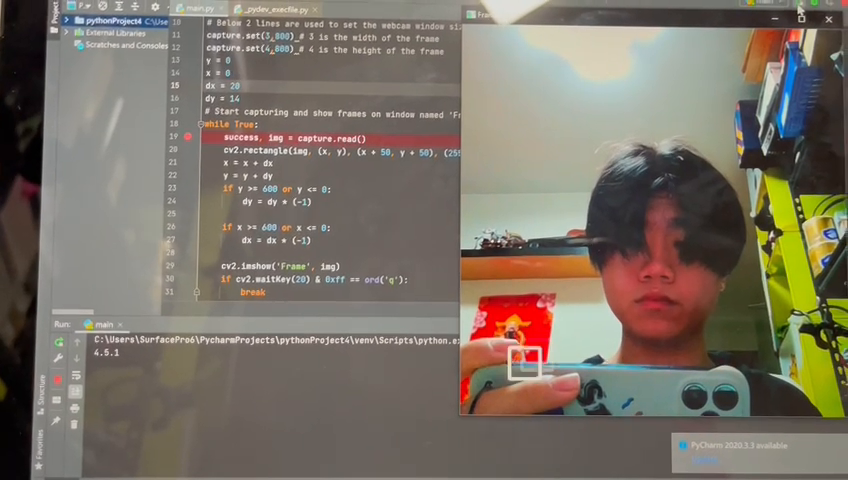
#> input picture frame 18 of q2_video.mp4, 848 x 480 px, given in place of guitar.mp4, which was not available
$ python OpenCV-11-Haar-face-video.py
#> lines starting #> are read from the running program, lines starting #| are printed output that depends on the picture; after the words box and inside, x2 and y2 are one past the last pixel; in counts of white or black regions, pixels touching at a corner belong together; pictures that were not available may be replaced by others from this repository, and a replacement may not be noted
# Save this file to your Github as OpenCV-11-Haar-face-video.py
import cv2
import numpy as np
print(cv2.__version__)

faceCascade = cv2.CascadeClassifier('Resources/haarcascade_frontalface_default.xml')

capture = cv2.VideoCapture('Resources/guitar.mp4')
# capture = cv2.VideoCapture(0)
capture.set(3,640)
capture.set(4,480)

while True:
    success, img = capture.read()
#> img is the input picture: shape (480, 848, 3); mean B, G, R 102, 113.8, 122.4
    imgGray = cv2.cvtColor(img, cv2.COLOR_BGR2GRAY)
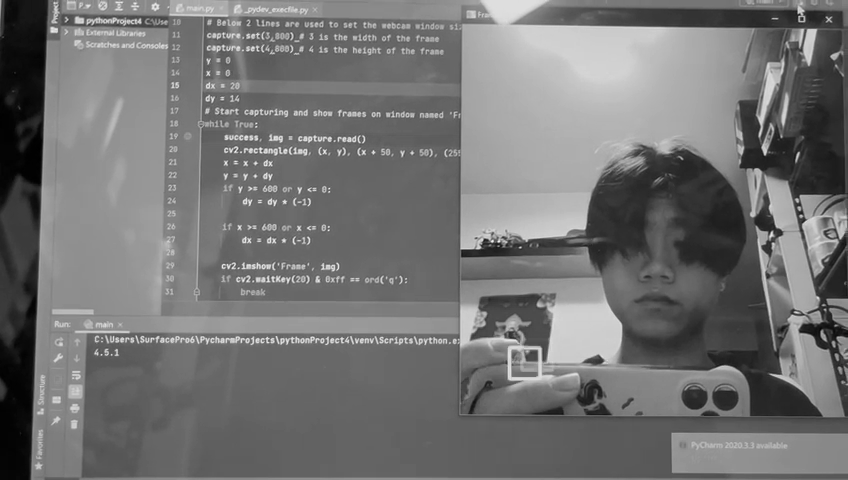
#> imgGray: shape (480, 848); min 0, max 248, mean 115.1
    faces = faceCascade.detectMultiScale(imgGray, 1.1, 3)
#> faces = [[585, 196, 149, 149]]
    for (x, y, w, h) in faces:
        cv2.rectangle(img, (x, y), (x + w, y + h), (255, 0, 0), 2)
#> this loop made 1 pass
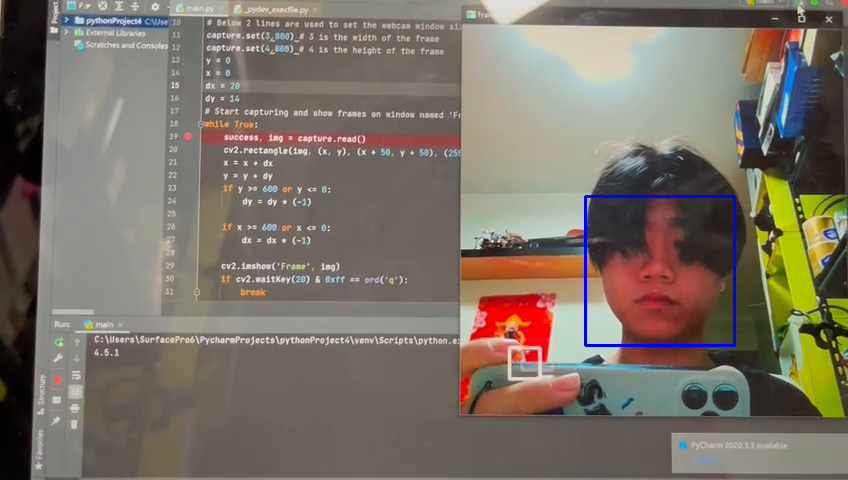
#> img: shape (480, 848, 3); 0.44% of pixels changed, all inside (x1, y1, x2, y2) = (584, 195, 736, 347)

    cv2.imshow('Frame', img)
    #cv2.moveWindow('Frame', 100,20)
    if cv2.waitKey(1) == ord('q'):
#> (key q is pressed here)
        break

capture.release()
cv2.destroyAllWindows()

$ run again, starting later in the video
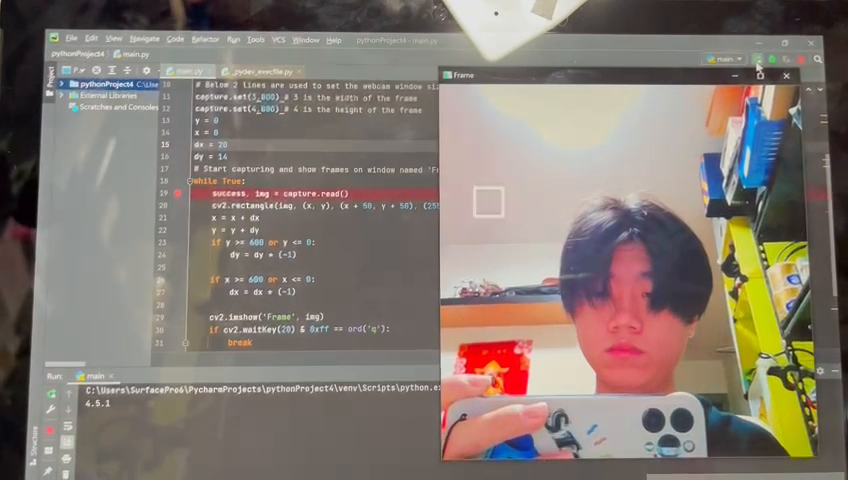
#> input picture frame 81 of q2_video.mp4, 848 x 480 px, given in place of guitar.mp4, which was not available
#> img is the input picture: shape (480, 848, 3); mean B, G, R 113.7, 121.6, 132.5
#> `imgGray = cv2.cvtColor(img, cv2.COLOR_BGR2GRAY)`:
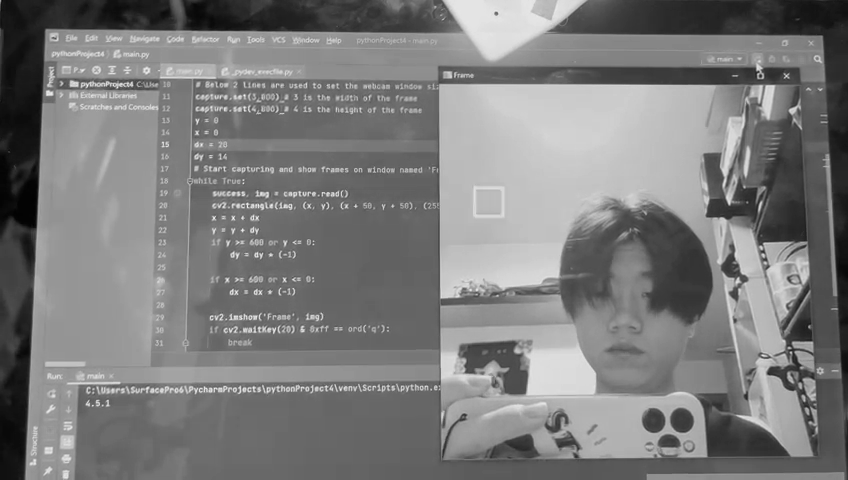
#> imgGray: shape (480, 848); min 1, max 249, mean 124
#> faces = [[626, 387, 84, 84], [562, 255, 127, 127]]
#> the loop `for (x, y, w, h) in faces:` made 2 passes
#> after the loop `for (x, y, w, h) in faces:`:
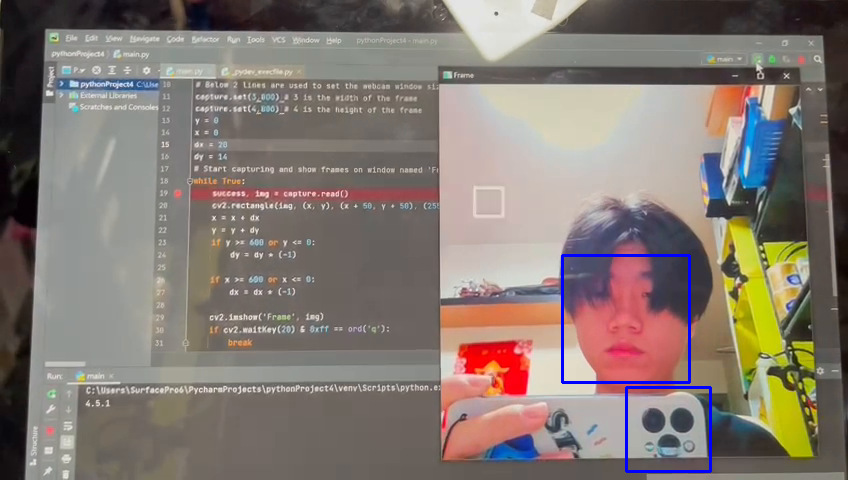
#> img: shape (480, 848, 3); 0.62% of pixels changed, all inside (x1, y1, x2, y2) = (561, 254, 712, 473)

$ run again, starting later in the video
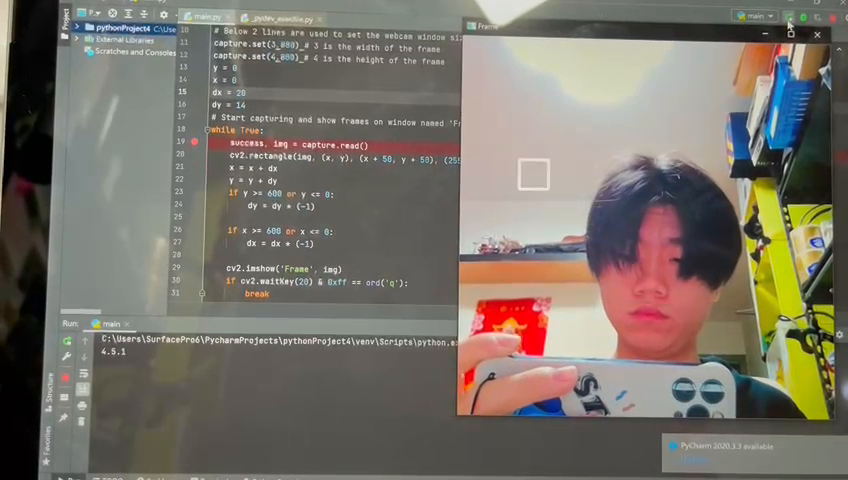
#> input picture frame 144 of q2_video.mp4, 848 x 480 px, given in place of guitar.mp4, which was not available
#> img is the input picture: shape (480, 848, 3); mean B, G, R 104.5, 114.1, 120.7
#> `imgGray = cv2.cvtColor(img, cv2.COLOR_BGR2GRAY)`:
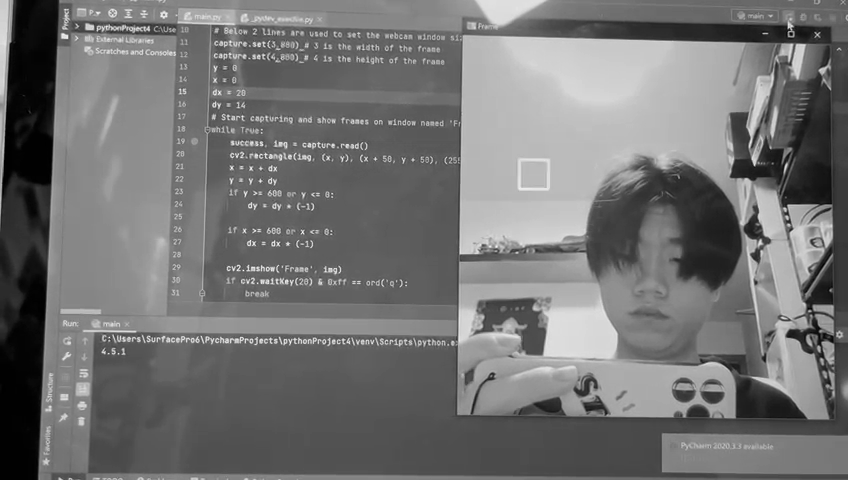
#> imgGray: shape (480, 848); min 0, max 255, mean 115
#> faces = [[584, 218, 129, 129]]
#> the loop `for (x, y, w, h) in faces:` made 1 pass
#> after the loop `for (x, y, w, h) in faces:`:
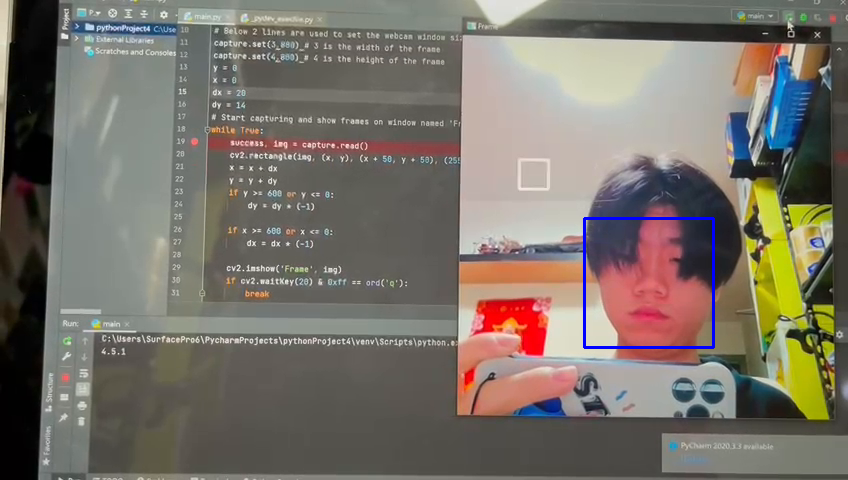
#> img: shape (480, 848, 3); 0.38% of pixels changed, all inside (x1, y1, x2, y2) = (583, 217, 715, 349)
